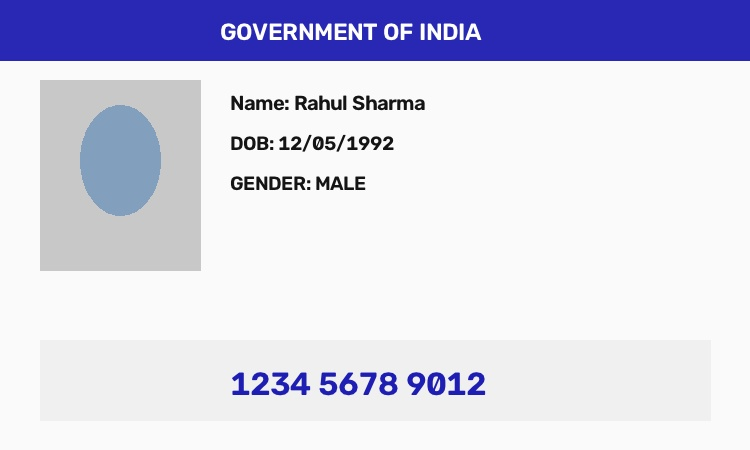
#> input picture testing/sample_aadhaar.jpg, 750 x 450 px
$ python -i verifier.py   (imports and definitions only)   (older library calls are emulated)
#> lines starting #> are read from the running program, lines starting #| are printed output that depends on the picture
"""
Biometric Face Detection, Quality Analysis, and Face Verification Module
Uses OpenCV Haar Cascades, Skin-Tone Histograms, and Multi-Scale Feature Alignment.
"""

import cv2
import numpy as np
import io
import os
from typing import Dict, List, Any, Optional, Tuple

# Load OpenCV Haar Cascade for Frontal Face Detection
CASCADE_PATH = cv2.data.haarcascades + 'haarcascade_frontalface_default.xml'
face_cascade = cv2.CascadeClassifier(CASCADE_PATH) if os.path.exists(CASCADE_PATH) else None

def check_image_quality(img_np: np.ndarray) -> Tuple[Dict[str, Any], List[str]]:
    """
    Evaluate face image quality:
    - Resolution / Dimensions
    - Blur / Sharpness using Laplacian variance
    - Exposure / Brightness level
    """
    warnings = []
    h, w = img_np.shape[:2]

    if h < 100 or w < 100:
        warnings.append(f"Low image resolution ({w}x{h}px). Recommended minimum 200x200px.")

    gray = cv2.cvtColor(img_np, cv2.COLOR_BGR2GRAY) if len(img_np.shape) == 3 else img_np

    # Laplacian Variance for Blur Detection
    laplacian_var = float(cv2.Laplacian(gray, cv2.CV_64F).var())
    if laplacian_var < 40.0:
        warnings.append(f"Image appears blurry (sharpness score: {laplacian_var:.1f}).")

    # Brightness / Exposure Check
    mean_brightness = float(np.mean(gray))
    if mean_brightness < 40.0:
        warnings.append("Image is underexposed / dark.")
    elif mean_brightness > 220.0:
        warnings.append("Image is overexposed / washed out.")

    metrics = {
        "width": w,
        "height": h,
        "sharpness_score": laplacian_var,
        "mean_brightness": mean_brightness,
        "is_blurry": laplacian_var < 40.0
    }
    return metrics, warnings

def detect_faces(img_np: np.ndarray) -> Tuple[List[Tuple[int, int, int, int]], List[str]]:
    """
    Detect frontal face bounding boxes: [(x, y, w, h), ...]
    Fallback to skin-tone contour heuristics if Haar cascade is unavailable.
    """
    warnings = []
    if img_np is None or img_np.size == 0:
        return [], ["Invalid or empty image array."]

    gray = cv2.cvtColor(img_np, cv2.COLOR_BGR2GRAY) if len(img_np.shape) == 3 else img_np

    faces = []
    if face_cascade is not None and not face_cascade.empty():
        detected = face_cascade.detectMultiScale(
            gray,
            scaleFactor=1.1,
            minNeighbors=4,
            minSize=(40, 40)
        )
        faces = [(int(x), int(y), int(w), int(h)) for (x, y, w, h) in detected]

    # Skin color region fallback if Haar cascade misses
    if not faces and len(img_np.shape) == 3:
        ycrcb = cv2.cvtColor(img_np, cv2.COLOR_BGR2YCrCb)
        lower_skin = np.array([0, 133, 77], dtype=np.uint8)
        upper_skin = np.array([255, 173, 127], dtype=np.uint8)
        mask = cv2.inRange(ycrcb, lower_skin, upper_skin)
        contours, _ = cv2.findContours(mask, cv2.RETR_EXTERNAL, cv2.CHAIN_APPROX_SIMPLE)

        for c in contours:
            area = cv2.contourArea(c)
            if area > (img_np.shape[0] * img_np.shape[1] * 0.05):
                x, y, w, h = cv2.boundingRect(c)
                aspect_ratio = float(w) / h
                if 0.6 <= aspect_ratio <= 1.4:
                    faces.append((int(x), int(y), int(w), int(h)))
                    break

    if len(faces) > 1:
        warnings.append(f"Multiple faces detected ({len(faces)} faces). Analyzing the primary bounding box.")

    return faces, warnings

def extract_face_chip(img_np: np.ndarray, bbox: Tuple[int, int, int, int], target_size=(128, 128)) -> np.ndarray:
    """Crop and normalize face image chip."""
    x, y, w, h = bbox
    crop = img_np[y:y+h, x:x+w]
    if crop.size == 0:
        return cv2.resize(img_np, target_size)
    return cv2.resize(crop, target_size)

def compute_face_similarity(face_chip1: np.ndarray, face_chip2: np.ndarray) -> float:
    """
    Calculate deterministic face similarity score (0.0 to 100.0) using:
    - HSV Color & Skin Texture Histogram Correlation
    - Normalized Cross-Correlation (NCC) / Structural Dissimilarity
    """
    chip1 = cv2.resize(face_chip1, (128, 128))
    chip2 = cv2.resize(face_chip2, (128, 128))

    # Convert to HSV and calculate 2D Color Histogram
    hsv1 = cv2.cvtColor(chip1, cv2.COLOR_BGR2HSV) if len(chip1.shape) == 3 else chip1
    hsv2 = cv2.cvtColor(chip2, cv2.COLOR_BGR2HSV) if len(chip2.shape) == 3 else chip2

    hist1 = cv2.calcHist([hsv1], [0, 1], None, [32, 32], [0, 180, 0, 256])
    hist2 = cv2.calcHist([hsv2], [0, 1], None, [32, 32], [0, 180, 0, 256])
    cv2.normalize(hist1, hist1, 0, 1, cv2.NORM_MINMAX)
    cv2.normalize(hist2, hist2, 0, 1, cv2.NORM_MINMAX)

    hist_corr = cv2.compareHist(hist1, hist2, cv2.HISTCMP_CORREL)
    hist_score = max(0.0, float(hist_corr)) * 100.0

    # Gray Structure Correlation
    gray1 = cv2.cvtColor(chip1, cv2.COLOR_BGR2GRAY) if len(chip1.shape) == 3 else chip1
    gray2 = cv2.cvtColor(chip2, cv2.COLOR_BGR2GRAY) if len(chip2.shape) == 3 else chip2

    diff = cv2.absdiff(gray1, gray2)
    mean_diff = float(np.mean(diff))
    struct_score = max(0.0, (1.0 - (mean_diff / 255.0))) * 100.0

    # Weighted aggregate similarity
    final_score = (hist_score * 0.5) + (struct_score * 0.5)
    return round(float(final_score), 2)

def verify_faces(doc_img_input: Any, selfie_img_input: Optional[Any] = None) -> Dict[str, Any]:
    """
    Main entrypoint for Face Detection & Verification.
    Accepts image bytes, file paths, or numpy arrays for doc and selfie.
    """
    quality_warnings = []

    def load_numpy_img(inp):
        if inp is None:
            return None
        elif isinstance(inp, bytes):
            nparr = np.frombuffer(inp, np.uint8)
            return cv2.imdecode(nparr, cv2.IMREAD_COLOR)
        elif isinstance(inp, str) and os.path.exists(inp):
            return cv2.imread(inp)
        elif isinstance(inp, np.ndarray):
            return inp
        return None

    doc_img = load_numpy_img(doc_img_input)
    selfie_img = load_numpy_img(selfie_img_input)

    if doc_img is None:
        return {
            "document_face_detected": False,
            "selfie_face_detected": False,
            "similarity_score": 0.0,
            "status": "INCONCLUSIVE",
            "quality_warnings": ["Invalid or missing primary document image."]
        }

    # Quality check doc
    doc_q, doc_qw = check_image_quality(doc_img)
    quality_warnings.extend([f"Doc: {w}" for w in doc_qw])

    # Detect faces in document
    doc_faces, doc_fw = detect_faces(doc_img)
    quality_warnings.extend([f"Doc: {w}" for w in doc_fw])
    doc_face_detected = len(doc_faces) > 0

    if selfie_img_input is None or selfie_img is None:
        return {
            "document_face_detected": doc_face_detected,
            "selfie_face_detected": False,
            "similarity_score": 0.0,
            "status": "INCONCLUSIVE",
            "quality_warnings": quality_warnings + ["No selfie photo provided for facial matching."]
        }

    # Quality check selfie
    selfie_q, selfie_qw = check_image_quality(selfie_img)
    quality_warnings.extend([f"Selfie: {w}" for w in selfie_qw])

    # Detect faces in selfie
    selfie_faces, selfie_fw = detect_faces(selfie_img)
    quality_warnings.extend([f"Selfie: {w}" for w in selfie_fw])
    selfie_face_detected = len(selfie_faces) > 0

    if not doc_face_detected or not selfie_face_detected:
        status_msg = "No face detected in ID document." if not doc_face_detected else "No face detected in selfie photo."
        return {
            "document_face_detected": doc_face_detected,
            "selfie_face_detected": selfie_face_detected,
            "similarity_score": 0.0,
            "status": "INCONCLUSIVE",
            "quality_warnings": quality_warnings + [status_msg]
        }

    # Extract face chips and compute similarity
    doc_chip = extract_face_chip(doc_img, doc_faces[0])
    selfie_chip = extract_face_chip(selfie_img, selfie_faces[0])

    similarity_score = compute_face_similarity(doc_chip, selfie_chip)

    # Determine status verdict based on threshold
    if similarity_score >= 65.0:
        status = "MATCH"
    elif similarity_score >= 45.0:
        status = "POSSIBLE MISMATCH"
    else:
        status = "MISMATCH"

    return {
        "document_face_detected": True,
        "selfie_face_detected": True,
        "similarity_score": similarity_score,
        "status": status,
        "quality_warnings": quality_warnings
    }

>>> import cv2
>>> picture = cv2.imread('../../testing/sample_aadhaar.jpg')
#> picture is the input picture: shape (450, 750, 3); mean B, G, R 231.6, 212, 211.5
>>> result = verify_faces(picture)
#> in check_image_quality, `gray = cv2.cvtColor(img_np, cv2.COLOR_BGR2GRAY) if len(img_np.shape) =..`:
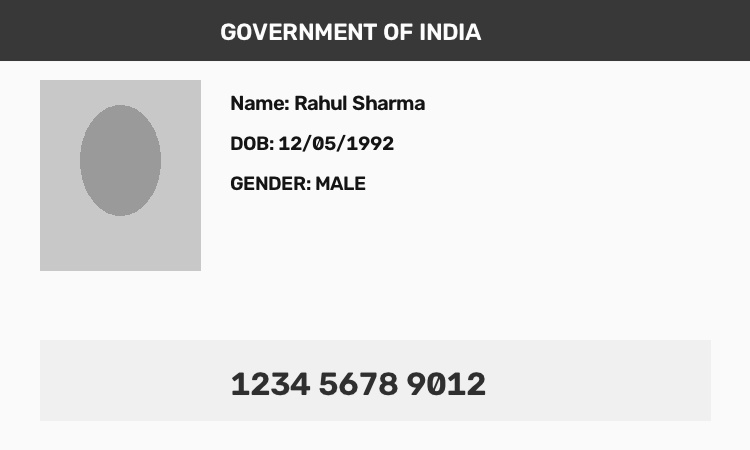
#> gray: shape (450, 750); min 11, max 255, mean 214.1
#> in check_image_quality, `laplacian_var = float(cv2.Laplacian(gray, cv2.CV_64F).var())`: laplacian_var = 1038.3
#> in check_image_quality, `mean_brightness = float(np.mean(gray))`: mean_brightness = 214.1
#> in check_image_quality, `metrics = { "width": w, "height": h, "sharpness_score": laplacian_var,..`: metrics = {'width': 750, 'height': 450, 'sharpness_score': 1038.3, 'mean_brightness': 214.1, 'is_blurry': False}
#> in verify_faces, `doc_q, doc_qw = check_image_quality(doc_img)`: doc_q has the same summary as metrics in check_image_quality; doc_qw = []
#> in detect_faces, `detected = face_cascade.detectMultiScale( gray, scaleFactor=1.1, minNe..`: detected = ()
#> in detect_faces, `faces = [(int(x), int(y), int(w), int(h)) for (x, y, w, h) in detected]`: faces = []
#> in detect_faces, `ycrcb = cv2.cvtColor(img_np, cv2.COLOR_BGR2YCrCb)`: ycrcb: shape (450, 750, 3); mean of channels 0, 1, 2 214.1, 126.1, 137.9
#> in detect_faces, `mask = cv2.inRange(ycrcb, lower_skin, upper_skin)`: mask: shape (450, 750); every value is 0
#> in verify_faces, `doc_face_detected = len(doc_faces) > 0`: doc_face_detected = False
#> result = 5 items

$ run again, on testing/sample_passport.jpg
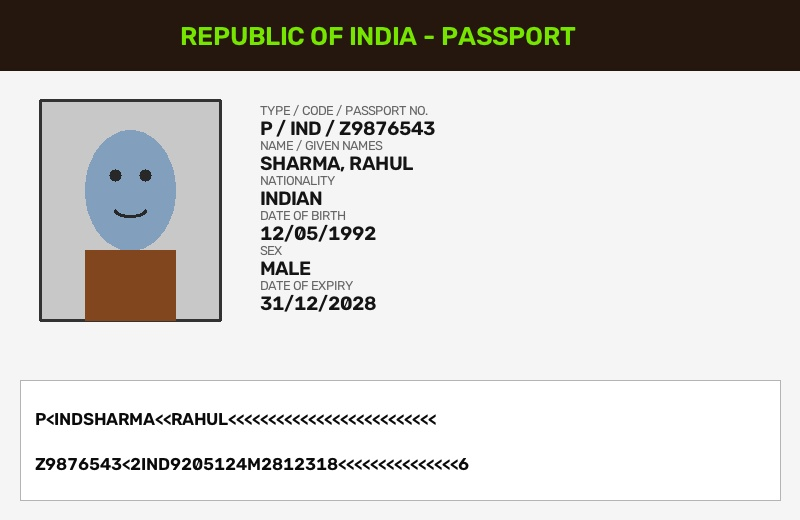
#> input picture testing/sample_passport.jpg, 800 x 520 px
#> picture is the input picture: shape (520, 800, 3); mean B, G, R 201.7, 204.6, 205.8
#> in check_image_quality, `gray = cv2.cvtColor(img_np, cv2.COLOR_BGR2GRAY) if len(img_np.shape) =..`:
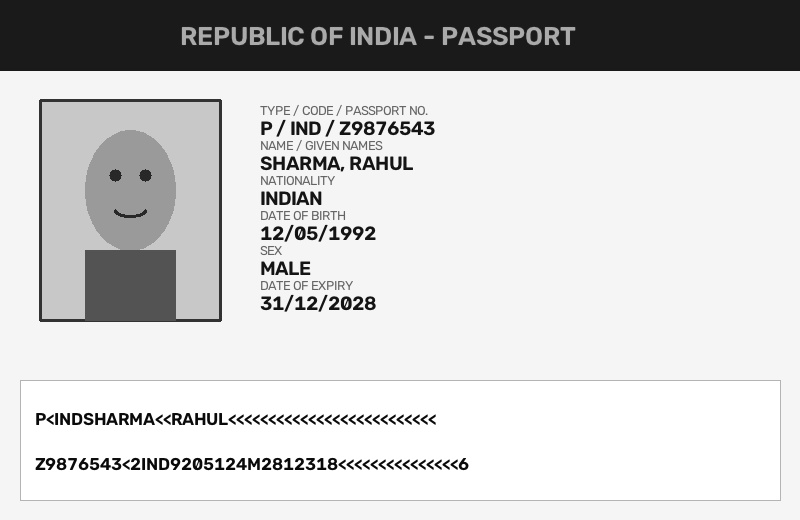
#> gray: shape (520, 800); min 4, max 255, mean 204.6
#> laplacian_var = 2416.2
#> mean_brightness = 204.6
#> metrics = {'width': 800, 'height': 520, 'sharpness_score': 2416.2, 'mean_brightness': 204.6, 'is_blurry': False}
#> doc_q has the same summary as metrics in check_image_quality; doc_qw = []
#> detected = [[80, 135, 104, 104]]
#> faces = [(80, 135, 104, 104)]
#> doc_fw = []
#> doc_face_detected = True
#> result = 5 items
